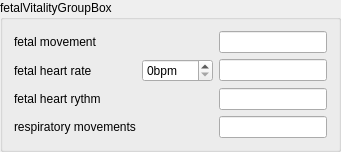
       <widget class="QGroupBox" name="fetus3FetalVitalityGroupBox">
        <property name="title">
         <string>fetalVitalityGroupBox</string>
        </property>
        <layout class="QGridLayout" name="gridLayout_12">
         <item row="0" column="0">
          <widget class="QLabel" name="fetus3FetalMovementLabel">
           <property name="text">
            <string>fetal movement</string>
           </property>
          </widget>
         </item>
         <item row="0" column="1">
          <layout class="QHBoxLayout" name="fetus3FetalMovementRadioLayout"/>
         </item>
         <item row="0" column="2">
          <widget class="QLineEdit" name="fetus3FetalMovementLineEdit"/>
         </item>
         <item row="1" column="0">
          <widget class="QLabel" name="fetus3FhrLabel">
           <property name="text">
            <string>fetal heart rate</string>
           </property>
          </widget>
         </item>
         <item row="1" column="1">
          <widget class="QSpinBox" name="fetus3FhrSpinBox">
           <property name="suffix">
            <string>bpm</string>
           </property>
           <property name="maximum">
            <number>999</number>
           </property>
          </widget>
         </item>
         <item row="1" column="2">
          <widget class="QLineEdit" name="fetus3FhrLineEdit"/>
         </item>
         <item row="2" column="0">
          <widget class="QLabel" name="fetus3HeartRhythmLabel">
           <property name="text">
            <string>fetal heart rythm</string>
           </property>
          </widget>
         </item>
         <item row="2" column="1">
          <layout class="QHBoxLayout" name="fetus3HeartRhythmRadioLayout"/>
         </item>
         <item row="2" column="2">
          <widget class="QLineEdit" name="fetus3HeartRhythmLineEdit"/>
         </item>
         <item row="3" column="0">
          <widget class="QLabel" name="fetus3RespiratoryLabel">
           <property name="text">
            <string>respiratory movements</string>
           </property>
          </widget>
         </item>
         <item row="3" column="1">
          <layout class="QHBoxLayout" name="fetus3RespiratoryRadioLayout"/>
         </item>
         <item row="3" column="2">
          <widget class="QLineEdit" name="fetus3RespiratoryLineEdit"/>
         </item>
        </layout>
       </widget>
